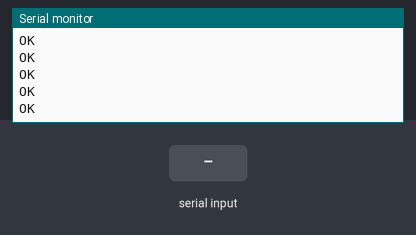
Bench run of a sketch on a simulated Arduino Uno, built with avr-gcc and run on an emulated ATmega328P. Parts: the last lines printed to the serial monitor. Inputs (shaded band) come from the test bench. The modem accepts every AT command (registered, SIM ready, sends succeed) and sends nothing else.

Above: at 8.3 s.
8.4 s: "+" received over Serial
At 10.0 s:
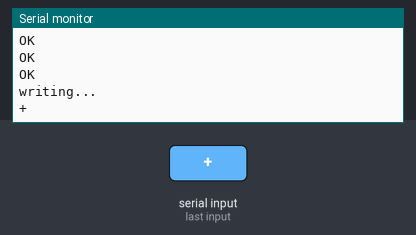
10.9 s: "+" received over the second serial link
At 11.7 s:
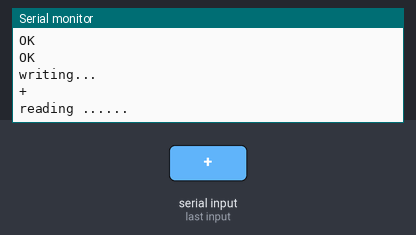
12.4 s: "90,45\n" received over Serial
At 14.5 s:
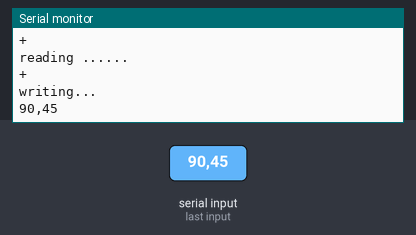
14.9 s: "1,90,45\n" received over the second serial link
At 17.1 s:
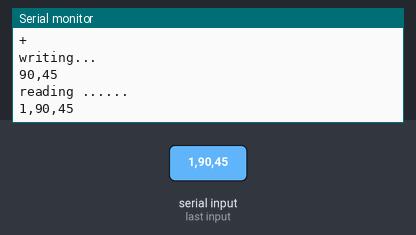
17.4 s: "I90\n" received over Serial
At 19.4 s:
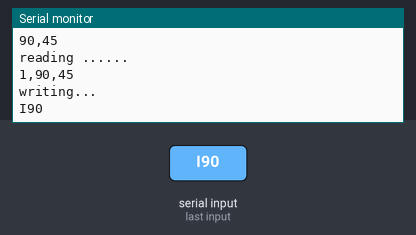
19.9 s: "I,45\n" received over the second serial link
At 22.4 s:
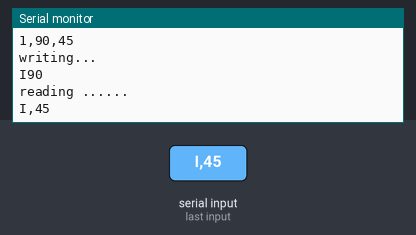

The sketch:

CENTRE_VEHICLE_AP.ino
```cpp
#include<SoftwareSerial.h>
SoftwareSerial wifi(7, 8);//Rx,Tx
int x = 0, y = 0;
int x2, y2;// x and y of device 2

void setup() {
  // put your setup code here, to run once:
  wifi.begin(9600);
  Serial.begin(9600);
  wifi.println("AT+RST");
  Serial.println(wifi.readString());
  wifi.println("AT");
  Serial.println(wifi.readString());
  wifi.println("AT+CWQAP");
  Serial.println(wifi.readString());
  wifi.println("AT+CWMODE=2");
  Serial.println(wifi.readString());
  wifi.println("AT+CWSAP=\"DEVICE1\",\"12345678\",4,0");
  Serial.println(wifi.readString());
  //RESET
  wifi.println("AT+CIPMUX=1");
  Serial.println(wifi.readString());
  wifi.println("AT+CIPSERVER=1,53");
  Serial.println(wifi.readString());
}

void loop() {
  // put your main code here, to run repeatedly:
  while (wifi.available())
  {
    Serial.println("reading ......");
    String st = "";
    st = wifi.readString();
    if (st[2] == '+' && st[3] == 'I' && st[4] == 'P' && st[5] == 'D')
    {
      // extracting x2 and y2 of device 2
      Serial.println("Received extracting x2 and y2");
      for (int i = 0; st[i] != NULL; i++) {
        {
          if (st[i] == 'X')
          {
            String instring = "";
            x2 = 0;
            y2 = 0;
            i++;
            while (st[i] != 'Y')
            {
              instring += st[i];
              i++;
            }
            x2 = x2 + instring.toInt();
            Serial.println(x2);

            instring = "";
            i++;
            while (st[i] != 'E')
            {
              //Serial.print(st[i]);
              instring += st[i];
              i++;
            }
            y2 = y2 + instring.toInt();
            Serial.println(y2);
          }
        }
      }
    }
    /*for (int i = 0; st[i] != NULL; i++) {
      Serial.print("st[");
      Serial.print(i);
      Serial.print("]= ");
      Serial.println(st[i]);
      }*/

    Serial.print(st);
    Serial.println();
    st = "";
  }
  while (Serial.available()) {
    Serial.println("writing...");
    String st1 = "";
    st1 = Serial.readString();
    Serial.println(st1);
    wifi.println(st1);
    st1 = "";
  }
}
```

Measured:
- after the input at 8.4 s, the serial monitor: prints a new line at once (image 1)
- after the input at 10.9 s, the serial monitor: prints a new line at once (image 2)
- after the input at 12.4 s, the serial monitor: prints a new line at once (image 3)
- after the input at 14.9 s, the serial monitor: prints a new line at once (image 4)
- after the input at 17.4 s, the serial monitor: prints a new line at once (image 5)
- after the input at 19.9 s, the serial monitor: prints a new line at once (image 6)
